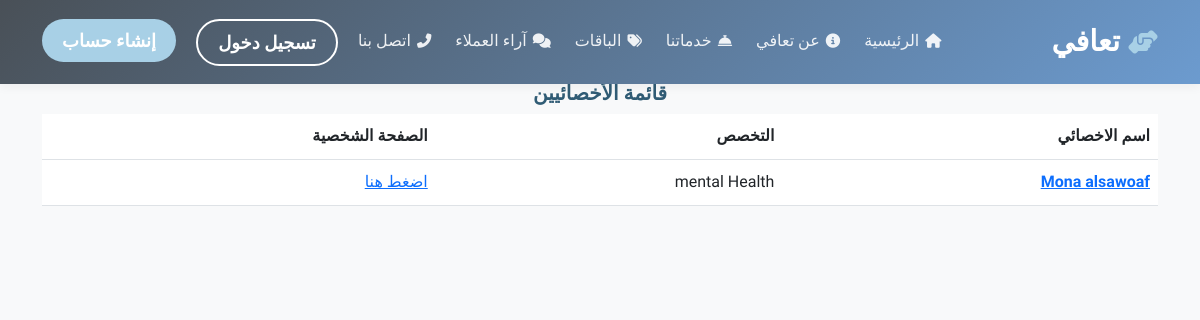
Before: /spiecilest_list/ with the older database file.
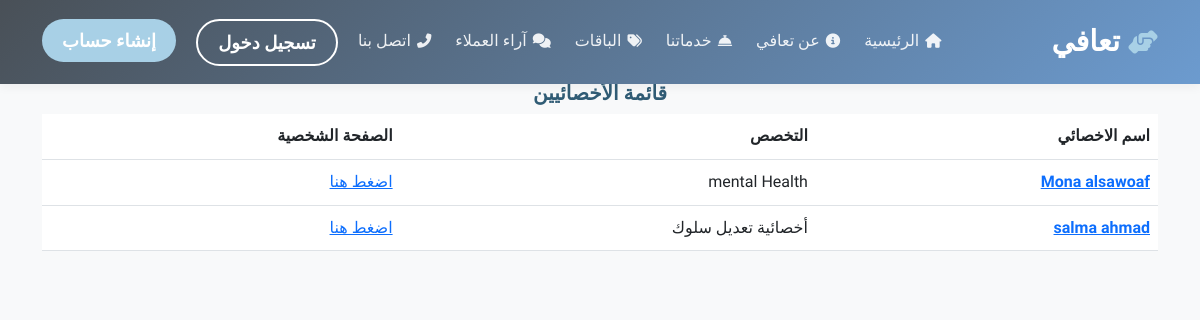
After: the same page with the newer database file.
### accounts/models.py (models this page shows)
class Specialist(models.Model):
    user=models.OneToOneField(User,on_delete=models.CASCADE, primary_key=True)
    specialist_name=models.CharField(max_length=1024)
    specialist_specialization=models.CharField(max_length=1024,default="psycologist")
    specialist_city=models.CharField(max_length=512,default='')
    specialist_phone=models.IntegerField(default=0)
    specialist_specialization_image=models.ImageField(upload_to="pdfs/",default= '/media/images/OIP.jpeg')
    specialist_image=models.ImageField(upload_to="images/",default= '/media/images/OIP.jpeg')
    specialist_personal_page=models.URLField(default="")
    specialist_rate=models.FloatField(default=5)
    specialist_information=models.TextField()
    specialist_confirmation=models.BooleanField(default=False)
    type=models.CharField(max_length=512,default='specialist')

### Website/views.py (the view)
# urls.py: path("spiecilest_list/",views.spiecilest_list,name="spiecilest_list"),
def spiecilest_list(request:HttpRequest):
    try:
        names = Specialist.objects.all()
    except:
        msg="لاتوجد نتائج بحث"
        return render(request,"Website/notfound.html",{"msg" : msg})
    return render(request,"Website/list_view.html",{"names":names})

### Website/templates/Website/list_view.html (shortened to what this page needs)
{% extends 'Website/index.html' %}
{% block content %}
    {%if groups%}
        <div class="container">
                <table class="table">
                    <thead>
                    <tr>
                        <th scope="col"></th>
                        <th scope="col"></th>
                        <th scope="col"></th>
                        <th scope="col"></th>
                    </tr>
                    </thead>
                    <tbody>
    {% for group in groups %}
            <tr>
                <th scope="row"><a href="{% url 'Website:group_detail' group.id %}">{{ group.group_name }}</a></th>
                <td>{{ group.start_date }}</td>
                <td>{{ group.created_by }}</td>
                <td>
                    <div class="button">
                        <button class="btn btn-primary" href="{% url 'Website:home' group.id %}" type="button" >
                          انضمام
                        </button>
                      </div>
                </td>
            </tr></div>
            {% endfor %}
            {%elif names%}
            <h5 style="text-align:center ;color: rgb(48, 92, 117);">قائمة الأخصائيين</h5>
            <div class="container">
                <table class="table">
                    <thead>
                    <tr>
                        <th scope="col">اسم الاخصائي</th>
                        <th scope="col">التخصص</th>
                        <th scope="col">الصفحة الشخصية</th>
                    </tr>
                    </thead>
                    <tbody>{% for name in names %}
            <tr>
                <th scope="row"><a href="{% url 'Website:specialist_detail' name.user.id %}">{{ name.specialist_name }}</a></th>
                <td>{{ name.specialist_specialization }}</td>
                <td><a href="{{ name.specialist_personal_page }}">اضغط هنا</a></td>
            </tr>
            {% endfor %}
            {%else%}
            لا توجد بيانات لعرضها
            {%endif%}
        </tbody>
    </table>
</div>
{%endblock%}

Changed rows visible on the page:
added Specialist: specialist_name "salma ahmad", specialist_specialization "أخصائية تعديل سلوك"
